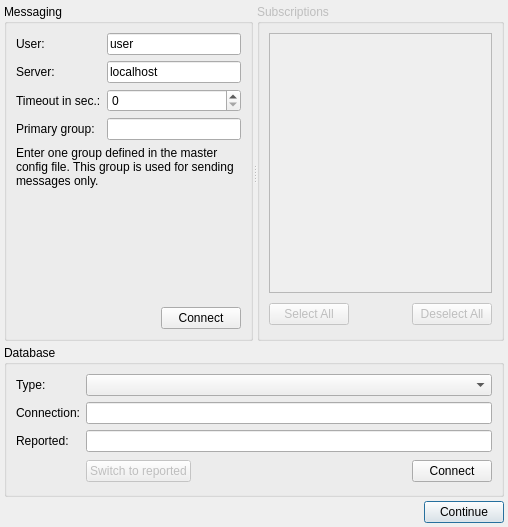
<ui version="4.0" >
 <author></author>
 <comment></comment>
 <exportmacro></exportmacro>
 <class>ConnectionDialog</class>
 <widget class="QDialog" name="ConnectionDialog" >
  <property name="geometry" >
   <rect>
    <x>0</x>
    <y>0</y>
    <width>508</width>
    <height>527</height>
   </rect>
  </property>
  <property name="sizePolicy" >
   <sizepolicy>
    <hsizetype>5</hsizetype>
    <vsizetype>5</vsizetype>
    <horstretch>0</horstretch>
    <verstretch>0</verstretch>
   </sizepolicy>
  </property>
  <property name="windowTitle" >
   <string>Setup connection</string>
  </property>
  <layout class="QGridLayout" >
   <property name="margin" >
    <number>4</number>
   </property>
   <property name="spacing" >
    <number>4</number>
   </property>
   <item row="2" column="0" >
    <layout class="QHBoxLayout" >
     <property name="margin" >
      <number>0</number>
     </property>
     <property name="spacing" >
      <number>6</number>
     </property>
     <item>
      <spacer>
       <property name="orientation" >
        <enum>Qt::Horizontal</enum>
       </property>
       <property name="sizeHint" >
        <size>
         <width>261</width>
         <height>20</height>
        </size>
       </property>
      </spacer>
     </item>
     <item>
      <widget class="QPushButton" name="btnClose" >
       <property name="text" >
        <string>Continue</string>
       </property>
      </widget>
     </item>
    </layout>
   </item>
   <item row="1" column="0" >
    <widget class="QGroupBox" name="groupDatabase" >
     <property name="sizePolicy" >
      <sizepolicy>
       <hsizetype>5</hsizetype>
       <vsizetype>4</vsizetype>
       <horstretch>0</horstretch>
       <verstretch>0</verstretch>
      </sizepolicy>
     </property>
     <property name="title" >
      <string>Database</string>
     </property>
     <layout class="QGridLayout" >
      <property name="margin" >
       <number>9</number>
      </property>
      <property name="spacing" >
       <number>6</number>
      </property>
      <item row="3" column="1" >
       <layout class="QHBoxLayout" >
        <property name="margin" >
         <number>0</number>
        </property>
        <property name="spacing" >
         <number>6</number>
        </property>
        <item>
         <widget class="QPushButton" name="btnDbSwitchToReported" >
          <property name="enabled" >
           <bool>false</bool>
          </property>
          <property name="text" >
           <string>Switch to reported</string>
          </property>
         </widget>
        </item>
        <item>
         <spacer>
          <property name="orientation" >
           <enum>Qt::Horizontal</enum>
          </property>
          <property name="sizeHint" >
           <size>
            <width>71</width>
            <height>27</height>
           </size>
          </property>
         </spacer>
        </item>
        <item>
         <widget class="QPushButton" name="btnDbConnect" >
          <property name="text" >
           <string>Connect</string>
          </property>
         </widget>
        </item>
       </layout>
      </item>
      <item row="0" column="1" >
       <widget class="QComboBox" name="comboDbType" >
        <property name="modelColumn" >
         <bool>false</bool>
        </property>
       </widget>
      </item>
      <item row="1" column="1" >
       <widget class="QLineEdit" name="editDbConnection" />
      </item>
      <item row="0" column="0" >
       <widget class="QLabel" name="labelDbType" >
        <property name="text" >
         <string>Type:</string>
        </property>
       </widget>
      </item>
      <item row="1" column="0" >
       <widget class="QLabel" name="labelDbConnection" >
        <property name="text" >
         <string>Connection:</string>
        </property>
       </widget>
      </item>
      <item row="2" column="0" >
       <widget class="QLabel" name="label_7" >
        <property name="text" >
         <string>Reported:</string>
        </property>
       </widget>
      </item>
      <item row="2" column="1" >
       <widget class="QLineEdit" name="labelDbReported" >
        <property name="readOnly" >
         <bool>true</bool>
        </property>
       </widget>
      </item>
     </layout>
    </widget>
   </item>
   <item row="0" column="0" >
    <widget class="QSplitter" name="splitter" >
     <property name="orientation" >
      <enum>Qt::Horizontal</enum>
     </property>
     <widget class="QGroupBox" name="groupMessaging" >
      <property name="sizePolicy" >
       <sizepolicy>
        <hsizetype>7</hsizetype>
        <vsizetype>1</vsizetype>
        <horstretch>0</horstretch>
        <verstretch>0</verstretch>
       </sizepolicy>
      </property>
      <property name="title" >
       <string>Messaging</string>
      </property>
      <layout class="QGridLayout" >
       <property name="margin" >
        <number>9</number>
       </property>
       <property name="spacing" >
        <number>6</number>
       </property>
       <item row="4" column="0" colspan="2" >
        <widget class="QLabel" name="label_3" >
         <property name="sizePolicy" >
          <sizepolicy>
           <hsizetype>5</hsizetype>
           <vsizetype>5</vsizetype>
           <horstretch>0</horstretch>
           <verstretch>0</verstretch>
          </sizepolicy>
         </property>
         <property name="text" >
          <string>Enter one group defined in the master config file. This group is used for sending messages only.</string>
         </property>
         <property name="alignment" >
          <set>Qt::AlignLeading|Qt::AlignLeft|Qt::AlignTop</set>
         </property>
         <property name="wordWrap" >
          <bool>true</bool>
         </property>
        </widget>
       </item>
       <item row="2" column="0" >
        <widget class="QLabel" name="label_4" >
         <property name="text" >
          <string>Timeout in sec.:</string>
         </property>
        </widget>
       </item>
       <item row="2" column="1" >
        <widget class="QSpinBox" name="timeoutSpinBox" />
       </item>
       <item row="5" column="0" colspan="2" >
        <layout class="QHBoxLayout" >
         <property name="margin" >
          <number>0</number>
         </property>
         <property name="spacing" >
          <number>6</number>
         </property>
         <item>
          <spacer>
           <property name="orientation" >
            <enum>Qt::Horizontal</enum>
           </property>
           <property name="sizeHint" >
            <size>
             <width>40</width>
             <height>20</height>
            </size>
           </property>
          </spacer>
         </item>
         <item>
          <widget class="QPushButton" name="btnConnect" >
           <property name="text" >
            <string>Connect</string>
           </property>
          </widget>
         </item>
        </layout>
       </item>
       <item row="3" column="1" >
        <widget class="QLineEdit" name="editPrimaryGroup" />
       </item>
       <item row="3" column="0" >
        <widget class="QLabel" name="label_5" >
         <property name="text" >
          <string>Primary group:</string>
         </property>
        </widget>
       </item>
       <item row="1" column="0" >
        <widget class="QLabel" name="label_2" >
         <property name="text" >
          <string>Server:</string>
         </property>
        </widget>
       </item>
       <item row="1" column="1" >
        <widget class="QLineEdit" name="editServer" >
         <property name="text" >
          <string>localhost</string>
         </property>
        </widget>
       </item>
       <item row="0" column="1" >
        <widget class="QLineEdit" name="editUser" >
         <property name="text" >
          <string>user</string>
         </property>
        </widget>
       </item>
       <item row="0" column="0" >
        <widget class="QLabel" name="label" >
         <property name="text" >
          <string>User:</string>
         </property>
        </widget>
       </item>
      </layout>
     </widget>
     <widget class="QGroupBox" name="groupSubscriptions" >
      <property name="enabled" >
       <bool>false</bool>
      </property>
      <property name="sizePolicy" >
       <sizepolicy>
        <hsizetype>7</hsizetype>
        <vsizetype>1</vsizetype>
        <horstretch>0</horstretch>
        <verstretch>0</verstretch>
       </sizepolicy>
      </property>
      <property name="title" >
       <string>Subscriptions</string>
      </property>
      <layout class="QVBoxLayout" >
       <property name="margin" >
        <number>9</number>
       </property>
       <property name="spacing" >
        <number>6</number>
       </property>
       <item>
        <widget class="QListWidget" name="listSubscriptions" >
         <property name="sizePolicy" >
          <sizepolicy>
           <hsizetype>7</hsizetype>
           <vsizetype>3</vsizetype>
           <horstretch>0</horstretch>
           <verstretch>0</verstretch>
          </sizepolicy>
         </property>
        </widget>
       </item>
       <item>
        <layout class="QHBoxLayout" >
         <property name="margin" >
          <number>0</number>
         </property>
         <property name="spacing" >
          <number>6</number>
         </property>
         <item>
          <widget class="QPushButton" name="btnSelectAll" >
           <property name="text" >
            <string>Select All</string>
           </property>
          </widget>
         </item>
         <item>
          <spacer>
           <property name="orientation" >
            <enum>Qt::Horizontal</enum>
           </property>
           <property name="sizeHint" >
            <size>
             <width>70</width>
             <height>30</height>
            </size>
           </property>
          </spacer>
         </item>
         <item>
          <widget class="QPushButton" name="btnDeselectAll" >
           <property name="text" >
            <string>Deselect All</string>
           </property>
          </widget>
         </item>
        </layout>
       </item>
      </layout>
     </widget>
    </widget>
   </item>
  </layout>
 </widget>
 <pixmapfunction></pixmapfunction>
 <tabstops>
  <tabstop>editUser</tabstop>
  <tabstop>editServer</tabstop>
  <tabstop>timeoutSpinBox</tabstop>
  <tabstop>editPrimaryGroup</tabstop>
  <tabstop>btnConnect</tabstop>
  <tabstop>listSubscriptions</tabstop>
  <tabstop>comboDbType</tabstop>
  <tabstop>editDbConnection</tabstop>
  <tabstop>btnDbSwitchToReported</tabstop>
  <tabstop>btnDbConnect</tabstop>
  <tabstop>btnClose</tabstop>
 </tabstops>
 <resources/>
 <connections>
  <connection>
   <sender>btnClose</sender>
   <signal>clicked()</signal>
   <receiver>ConnectionDialog</receiver>
   <slot>accept()</slot>
   <hints>
    <hint type="sourcelabel" >
     <x>334</x>
     <y>215</y>
    </hint>
    <hint type="destinationlabel" >
     <x>173</x>
     <y>213</y>
    </hint>
   </hints>
  </connection>
 </connections>
</ui>
